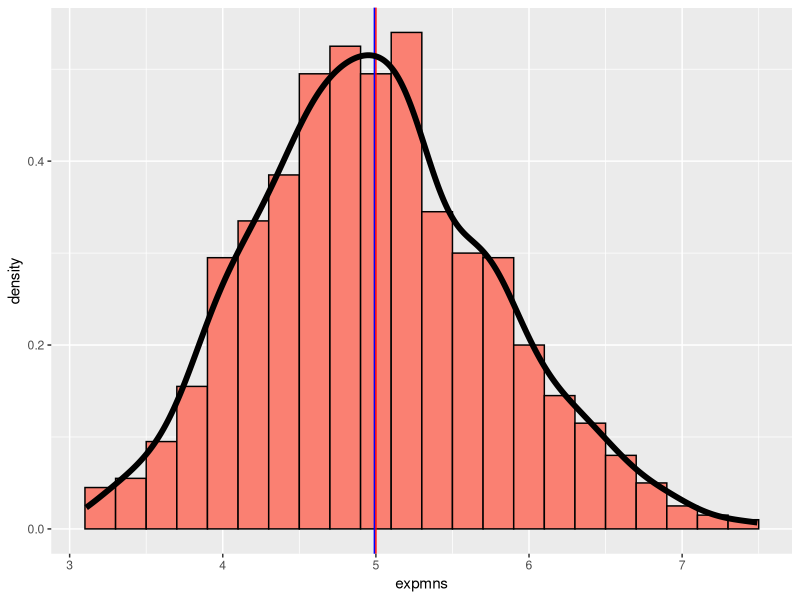
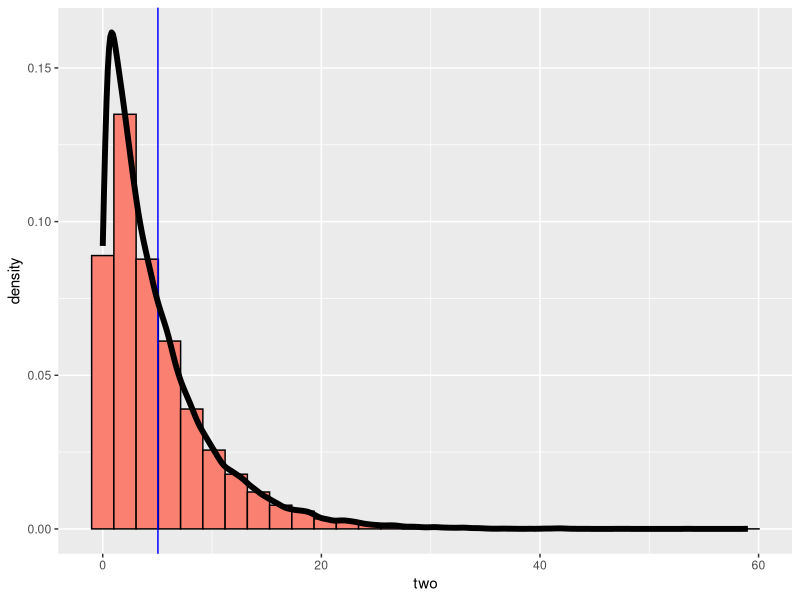
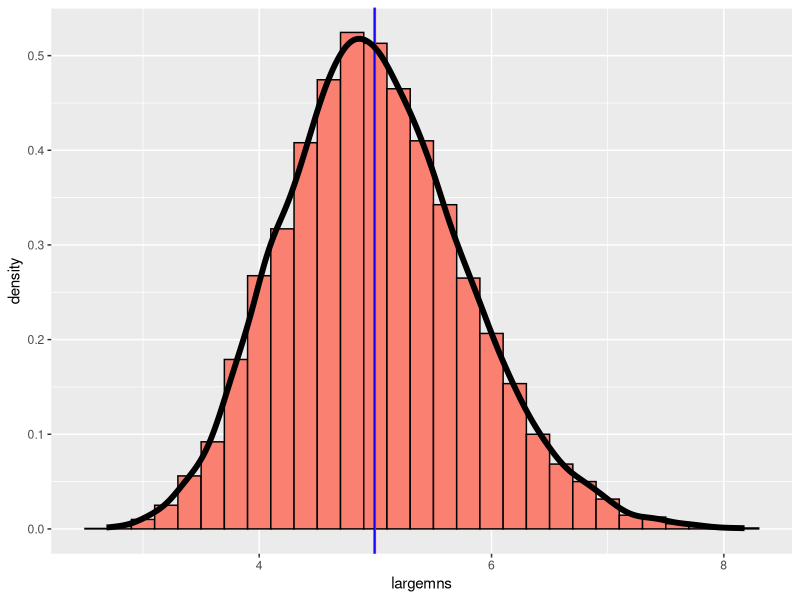

These figures' R source, in order:
## ---- chunk 1
knitr::opts_chunk$set(echo = TRUE)
## ---- chunk 2
set.seed(1)
library(ggplot2)
expmns = NULL
## ---- chunk 3
for (i in 1 : 1000) expmns = c(expmns, mean(rexp(40,0.2)))
## ---- chunk 4
g <- ggplot(as.data.frame(expmns), aes(x = expmns))
g <- g + geom_histogram(fill = "salmon", aes(y = ..density..), colour = "black", binwidth = .2)
g <- g + geom_vline(xintercept = 5, colour="red")+ geom_vline(xintercept = mean(expmns), colour = "blue")
g <- g + geom_density(size = 2)
g
## ---- chunk 5
1/0.2
## ---- chunk 6
mean(expmns)
## ---- chunk 7
((1/0.2)/sqrt(40))^2
## ---- chunk 8
var(expmns)
## ---- chunk 9
two<-NULL
for (i in 1 : 1000) two = c(two, rexp(40,0.2))
g <- ggplot(as.data.frame(two), aes(x = two))
g <- g + geom_histogram(fill = "salmon", aes(y = ..density..), colour = "black") 
g <- g  + geom_vline(xintercept = mean(two), colour = "blue")
g <- g + geom_density(size = 2)
g
## ---- chunk 10
largemns<-NULL
for (i in 1 : 10000) largemns = c(largemns, mean(rexp(40,0.2)))
g <- ggplot(as.data.frame(largemns), aes(x = largemns))
g <- g + geom_histogram(fill = "salmon", aes(y = ..density..), colour = "black",binwidth = .2) 
g <- g + geom_vline(xintercept = 5, colour="red")+ geom_vline(xintercept = mean(expmns), colour = "blue")
g <- g + geom_density(size = 2)
g
